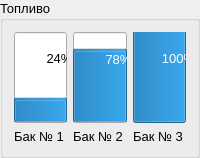
                    <widget class="QGroupBox" name="groupBox_12">
                     <property name="font">
                      <font>
                       <pointsize>10</pointsize>
                      </font>
                     </property>
                     <property name="title">
                      <string>Топливо</string>
                     </property>
                     <layout class="QHBoxLayout" name="horizontalLayout_15">
                      <item>
                       <layout class="QVBoxLayout" name="verticalLayout_16">
                        <item>
                         <widget class="QProgressBar" name="progressBar_3">
                          <property name="sizePolicy">
                           <sizepolicy hsizetype="Minimum" vsizetype="Expanding">
                            <horstretch>0</horstretch>
                            <verstretch>0</verstretch>
                           </sizepolicy>
                          </property>
                          <property name="value">
                           <number>24</number>
                          </property>
                          <property name="orientation">
                           <enum>Qt::Vertical</enum>
                          </property>
                         </widget>
                        </item>
                        <item>
                         <widget class="QLabel" name="label_23">
                          <property name="sizePolicy">
                           <sizepolicy hsizetype="Preferred" vsizetype="Preferred">
                            <horstretch>0</horstretch>
                            <verstretch>0</verstretch>
                           </sizepolicy>
                          </property>
                          <property name="maximumSize">
                           <size>
                            <width>74</width>
                            <height>18</height>
                           </size>
                          </property>
                          <property name="font">
                           <font>
                            <pointsize>10</pointsize>
                            <kerning>true</kerning>
                           </font>
                          </property>
                          <property name="text">
                           <string>Бак № 1</string>
                          </property>
                         </widget>
                        </item>
                       </layout>
                      </item>
                      <item>
                       <layout class="QVBoxLayout" name="verticalLayout_24">
                        <item>
                         <widget class="QProgressBar" name="progressBar_2">
                          <property name="sizePolicy">
                           <sizepolicy hsizetype="Minimum" vsizetype="Expanding">
                            <horstretch>0</horstretch>
                            <verstretch>0</verstretch>
                           </sizepolicy>
                          </property>
                          <property name="maximumSize">
                           <size>
                            <width>100</width>
                            <height>16777215</height>
                           </size>
                          </property>
                          <property name="value">
                           <number>78</number>
                          </property>
                          <property name="orientation">
                           <enum>Qt::Vertical</enum>
                          </property>
                         </widget>
                        </item>
                        <item>
                         <widget class="QLabel" name="label_27">
                          <property name="maximumSize">
                           <size>
                            <width>74</width>
                            <height>18</height>
                           </size>
                          </property>
                          <property name="text">
                           <string>Бак № 2</string>
                          </property>
                         </widget>
                        </item>
                       </layout>
                      </item>
                      <item>
                       <layout class="QVBoxLayout" name="verticalLayout_17">
                        <item>
                         <widget class="QProgressBar" name="progressBar_4">
                          <property name="sizePolicy">
                           <sizepolicy hsizetype="Minimum" vsizetype="Expanding">
                            <horstretch>0</horstretch>
                            <verstretch>0</verstretch>
                           </sizepolicy>
                          </property>
                          <property name="maximumSize">
                           <size>
                            <width>100</width>
                            <height>16777215</height>
                           </size>
                          </property>
                          <property name="minimum">
                           <number>0</number>
                          </property>
                          <property name="value">
                           <number>100</number>
                          </property>
                          <property name="orientation">
                           <enum>Qt::Vertical</enum>
                          </property>
                         </widget>
                        </item>
                        <item>
                         <widget class="QLabel" name="label_24">
                          <property name="maximumSize">
                           <size>
                            <width>74</width>
                            <height>18</height>
                           </size>
                          </property>
                          <property name="text">
                           <string>Бак № 3</string>
                          </property>
                         </widget>
                        </item>
                       </layout>
                      </item>
                     </layout>
                    </widget>
